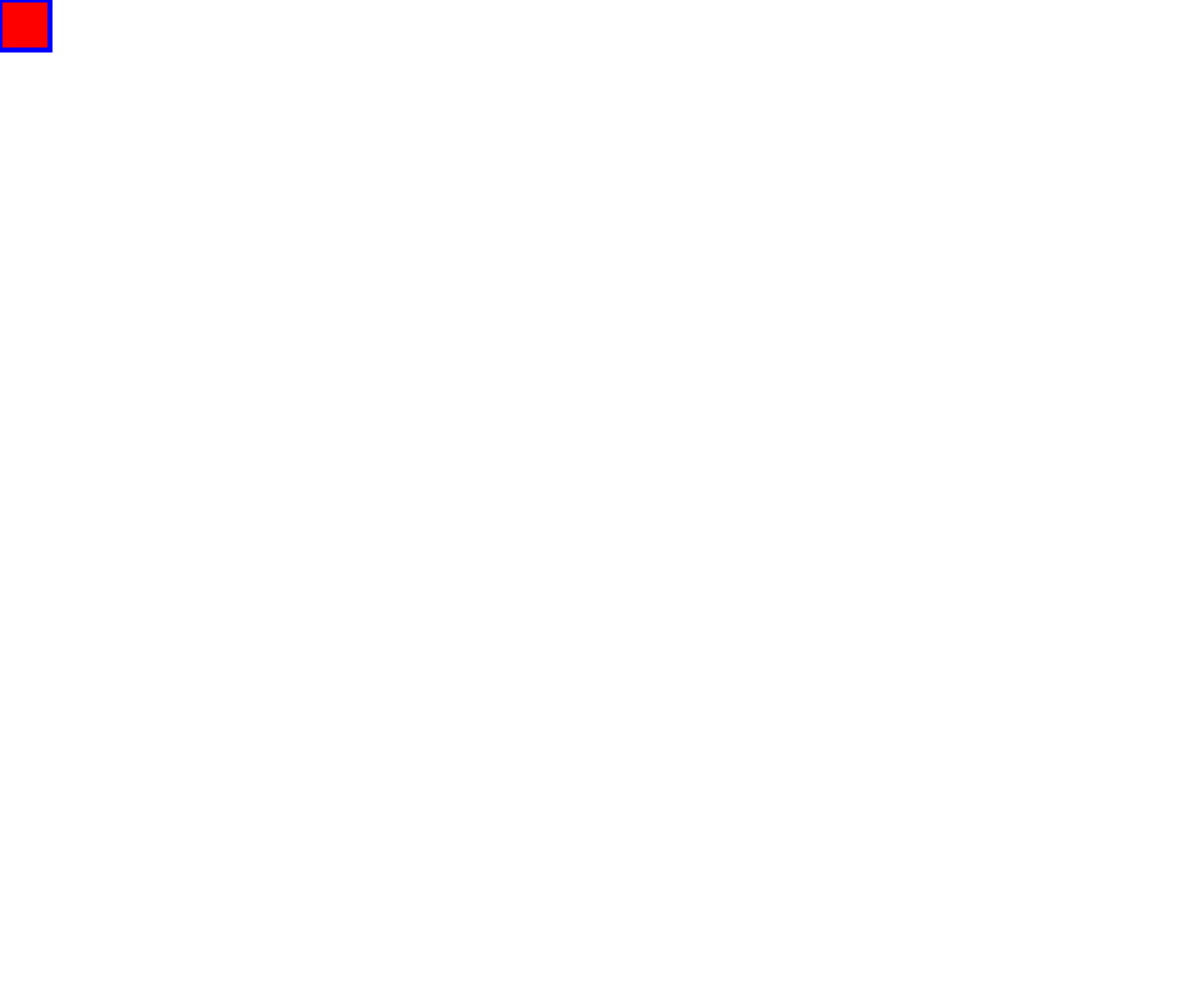
Frame 1 (no input)
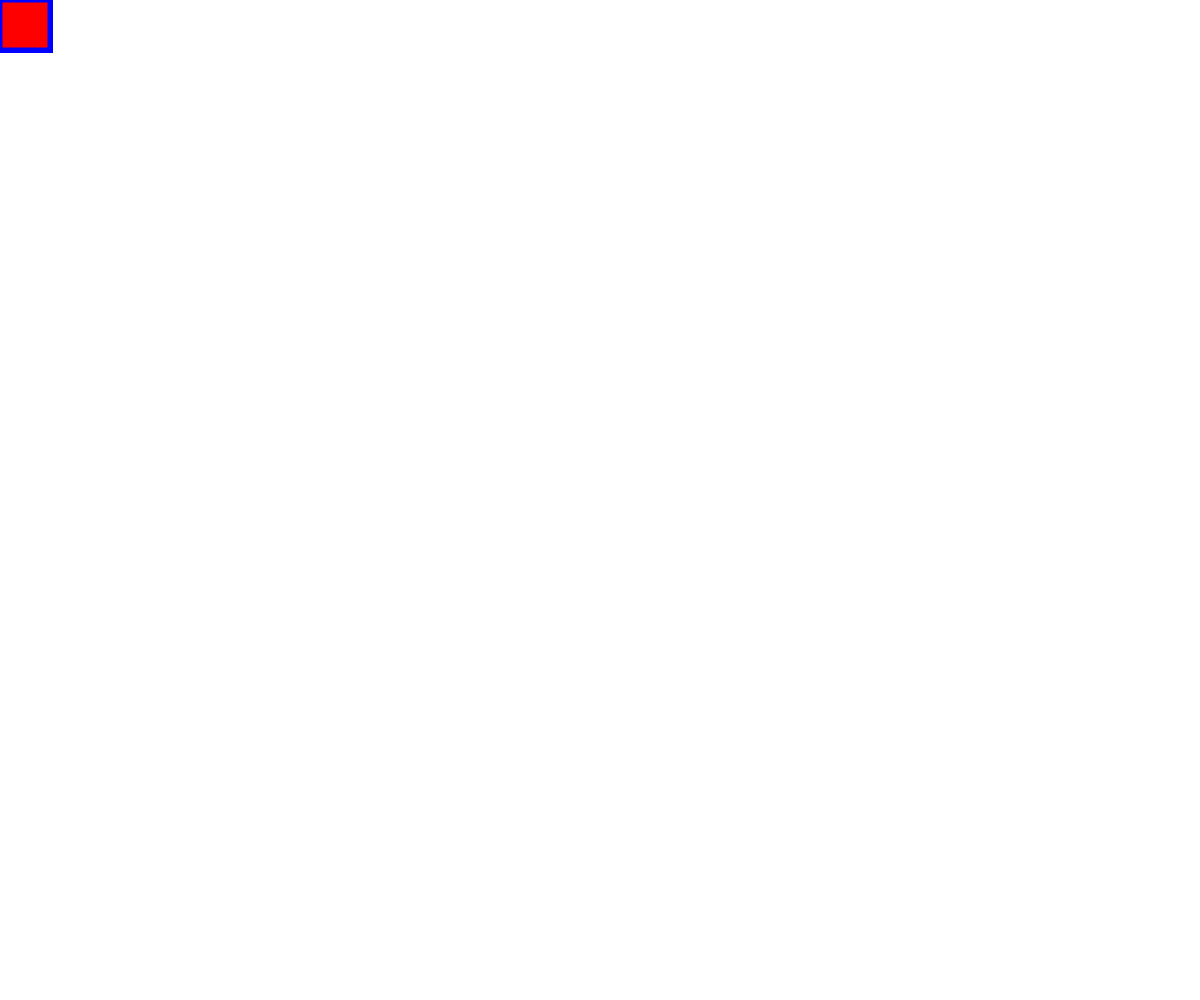
Frame 60 (no input)
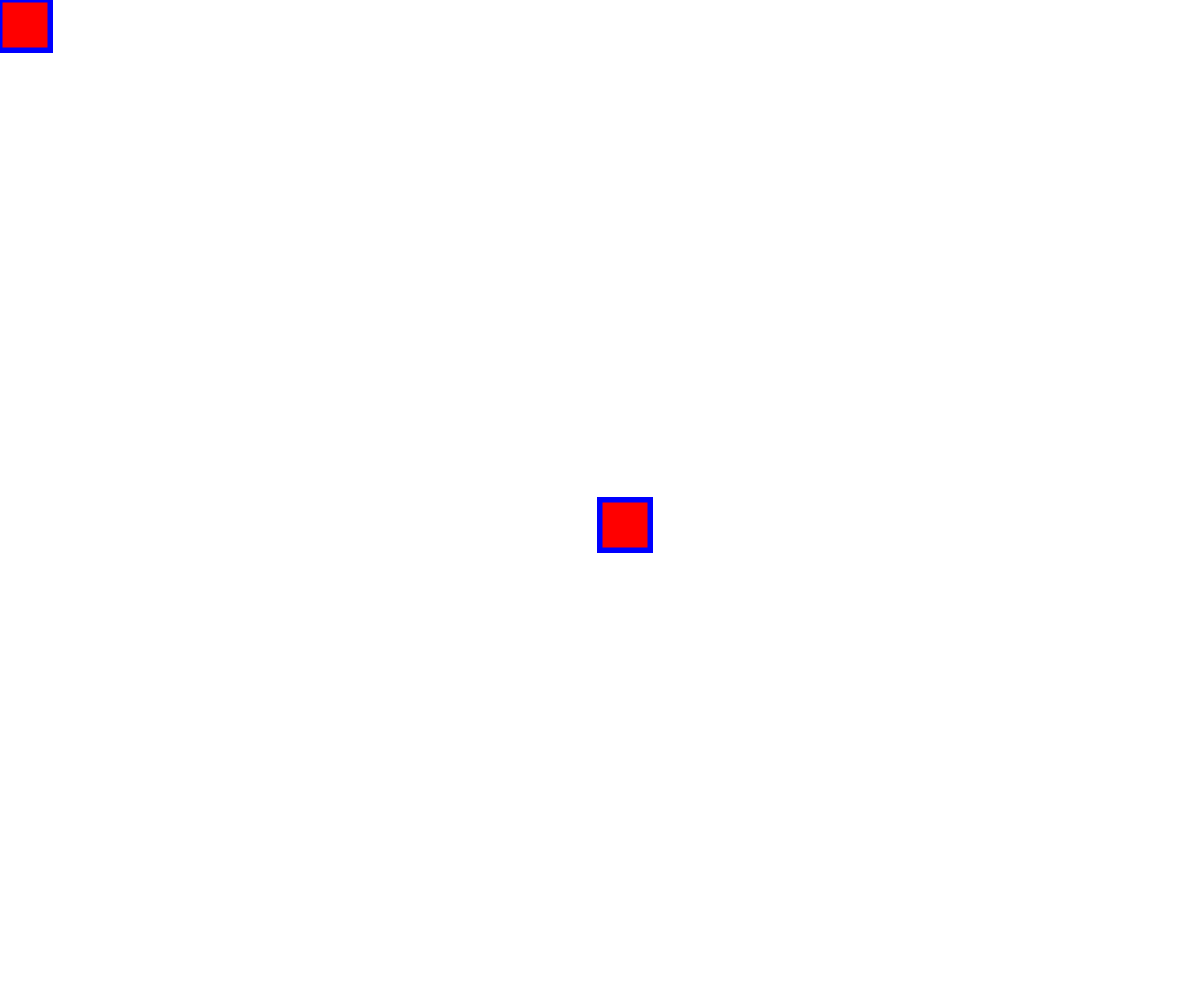
Frame 120 (the mouse pressed at the canvas centre since frame 60)

The p5.js sketch that drew these frames (run headless with seeded random() and noise() and a simulated clock; from frame 60 on, the mouse is pressed at the canvas centre):

// p5.js sketch
// ── sketch.js

// this executes once at the beginning
function setup() {
	createCanvas(windowWidth, windowHeight);
}

// this executes 60 times a second
function draw() {
	fill(255, 0, 0);
	stroke(0, 0, 255);
	strokeWeight(5);
	rect(mouseX, mouseY, 50, 50);
}
